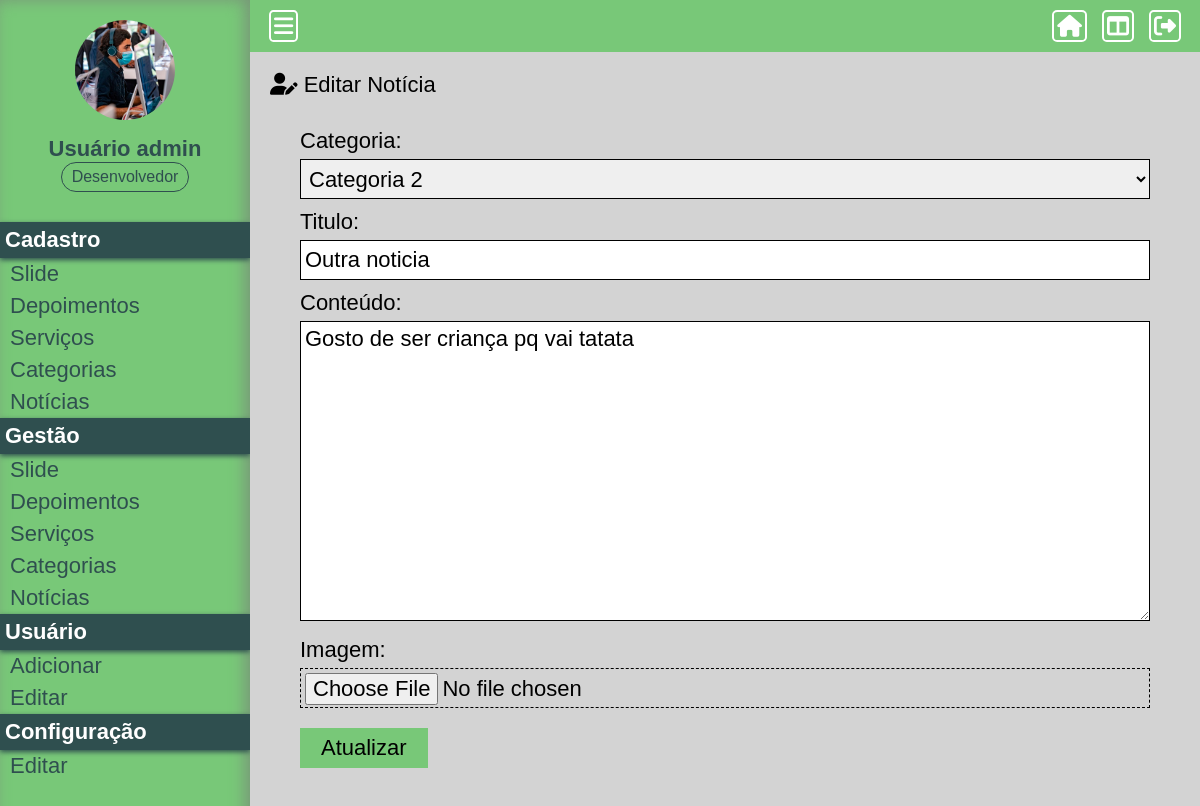
Page /Projeto01/painel/editar-noticia?id=2 (signed in) on the committed database.
### Projeto01/assets/classes/MySql.php (called while the page is built)
<?php
    class MySql {
        private static $pdo;
        public static function conectar() {
            if(self::$pdo == null) {
                try {
                    self::$pdo = new PDO('mysql:host='.HOST.';dbname='.DATABASE, USER, PASSWORD, array(PDO::MYSQL_ATTR_INIT_COMMAND => "SET NAMES utf8"));
                    self::$pdo -> setAttribute(PDO::ATTR_ERRMODE, PDO::ERRMODE_EXCEPTION);
                } catch(\Throwable $th) {
                    echo '<h4>Não foi possível realizar a conexão com o banco de dados</h4>';
                }
            }
            return self::$pdo;
        }
    }
?>

### Projeto01/painel/pages/editar-noticia.php (the view, shortened to what this page needs)
<?php
	if(isset($_GET['id'])) {
		$id = (int) $_GET['id'];
		$noticia = Painel::get(TABELA_NOTICIAS, 'id = ?', array($id));
	}else {
		Painel::messageToUser('erro', 'ID não existe');
		die();
	}
?>
<div class="box-content">
	<h2><i class="fa-solid fa-user-pen"></i> Editar Notícia</h2>
	<form method="post" enctype="multipart/form-data">
		<div class="form-group">
			<label for="categoria_id">Categoria: </label>
			<select name="categoria_id" id="">
				<?php
				$categorias = Painel::getAll(TABELA_CATEGORIAS);
				foreach($categorias as $key => $value) { ?>
					<option <?php if($value['id'] == $noticia['categoria_id']) echo 'selected'; ?> value="<?php echo $value['id']?>"><?php echo $value['nome']?></option>
				<?php } ?>
			</select>
		</div>
		<div class="form-group">
			<label for="titulo">Titulo: </label>
			<input type="text" name="titulo" required value="<?php echo $noticia['titulo'];?>">
		</div>
		<div class="form-group">
			<label for="conteudo">Conteúdo: </label>
			<textarea name="conteudo" id=""><?php echo $noticia['conteudo'];?></textarea>
		</div>
		<div class="form-group">
			<label for="imagem">Imagem: </label>
			<input type="file" name="imagem">
		</div>
		<div class="form-group">
			<input type="submit" name="acao" value="Atualizar">
		</div>
	</form>
</div>

### Projeto01/painel/css/style.css (style rules this page uses)
* { margin: 0; padding: 0; box-sizing: border-box; font-size: 22px; font-family: sans-serif; }
html, body { height: 100%; background-color: lightgrey; }
.box-content { padding: 20px; }
.box-content h2 { font-weight: 300; font: 22px; }
.box-content form { margin: 30px; }
.box-content .form-group { margin: 10px 0; }
.box-content form input[type="text"], .box-content form input[type="password"], .box-content form input[type="file"], select { margin-top: 5px; width: 100%; height: 40px; padding: 4px; border: 1px solid black; }
.box-content form textarea { margin-top: 5px; width: 100%; height: 40px; padding: 4px; border: 1px solid black; min-height: 300px; resize: vertical; }
.box-content form input[type="file"] { border-style: dashed; }
.box-content form input[type="submit"] { width: 15%; height: 40px; margin-top: 10px; background-color: rgb(120, 200, 120); border: 2px solid rgb(120, 200, 120); cursor: pointer; }

### rows in the picture
tb_admin.noticias: categoria_id "Categoria 2", titulo "Outra noticia", conteudo "Gosto de ser criança pq vai tatata"

### other values in the picture
$_SESSION['nome'] "Usuário admin"
Painel::pegaCargo($_SESSION['cargo']) "Desenvolvedor"
